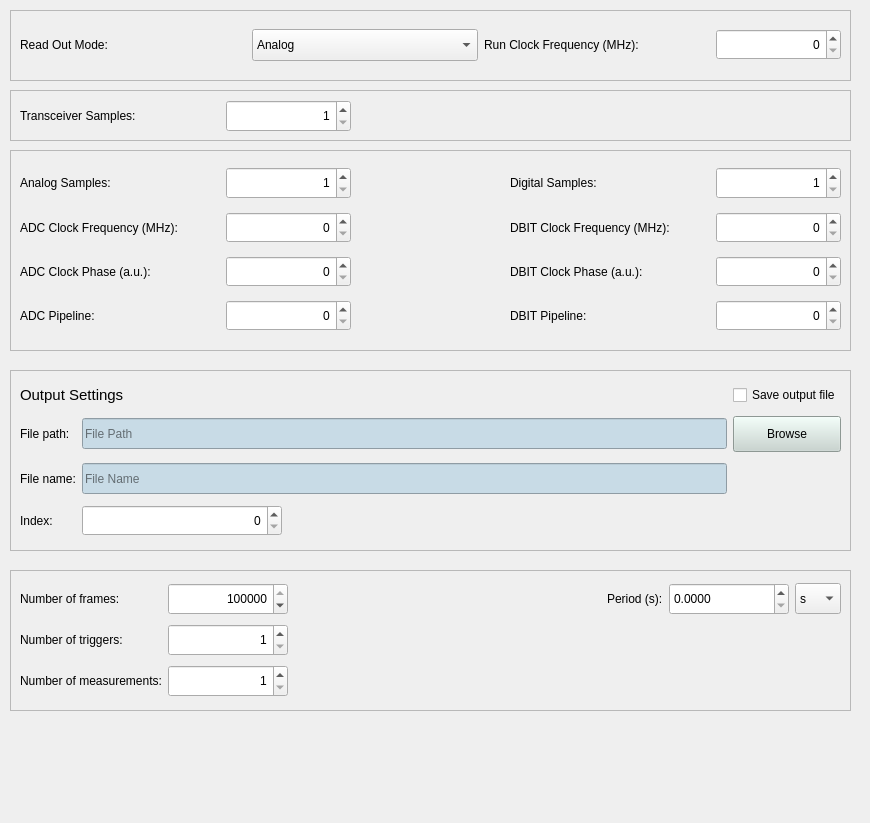
<?xml version="1.0" encoding="UTF-8"?>
<ui version="4.0">
 <class>Form</class>
 <widget class="QWidget" name="Form">
  <property name="geometry">
   <rect>
    <x>0</x>
    <y>0</y>
    <width>870</width>
    <height>823</height>
   </rect>
  </property>
  <property name="minimumSize">
   <size>
    <width>870</width>
    <height>800</height>
   </size>
  </property>
  <property name="windowTitle">
   <string>Form</string>
  </property>
  <widget class="QFrame" name="frame_20">
   <property name="geometry">
    <rect>
     <x>10</x>
     <y>10</y>
     <width>841</width>
     <height>71</height>
    </rect>
   </property>
   <property name="frameShape">
    <enum>QFrame::StyledPanel</enum>
   </property>
   <property name="frameShadow">
    <enum>QFrame::Sunken</enum>
   </property>
   <layout class="QGridLayout" name="gridLayout_19">
    <item row="1" column="5">
     <widget class="QSpinBox" name="spinBoxRunF">
      <property name="sizePolicy">
       <sizepolicy hsizetype="Preferred" vsizetype="Fixed">
        <horstretch>0</horstretch>
        <verstretch>0</verstretch>
       </sizepolicy>
      </property>
      <property name="minimumSize">
       <size>
        <width>125</width>
        <height>31</height>
       </size>
      </property>
      <property name="maximumSize">
       <size>
        <width>125</width>
        <height>31</height>
       </size>
      </property>
      <property name="alignment">
       <set>Qt::AlignRight|Qt::AlignTrailing|Qt::AlignVCenter</set>
      </property>
      <property name="buttonSymbols">
       <enum>QAbstractSpinBox::UpDownArrows</enum>
      </property>
      <property name="maximum">
       <number>1000</number>
      </property>
      <property name="value">
       <number>0</number>
      </property>
     </widget>
    </item>
    <item row="1" column="0">
     <widget class="QLabel" name="label_398">
      <property name="text">
       <string>Read Out Mode: </string>
      </property>
     </widget>
    </item>
    <item row="1" column="2">
     <widget class="QComboBox" name="comboBoxROMode">
      <property name="minimumSize">
       <size>
        <width>0</width>
        <height>32</height>
       </size>
      </property>
      <property name="maximumSize">
       <size>
        <width>16777215</width>
        <height>32</height>
       </size>
      </property>
      <item>
       <property name="text">
        <string>Analog</string>
       </property>
      </item>
      <item>
       <property name="text">
        <string>Digital</string>
       </property>
      </item>
      <item>
       <property name="text">
        <string>Analog and Digital</string>
       </property>
      </item>
      <item>
       <property name="text">
        <string>Transceiver</string>
       </property>
      </item>
      <item>
       <property name="text">
        <string>Digital and Transceiver</string>
       </property>
      </item>
     </widget>
    </item>
    <item row="1" column="4">
     <widget class="QLabel" name="label_70">
      <property name="text">
       <string>Run Clock Frequency (MHz):</string>
      </property>
     </widget>
    </item>
   </layout>
  </widget>
  <widget class="QFrame" name="frame_13">
   <property name="geometry">
    <rect>
     <x>10</x>
     <y>90</y>
     <width>841</width>
     <height>51</height>
    </rect>
   </property>
   <property name="frameShape">
    <enum>QFrame::StyledPanel</enum>
   </property>
   <property name="frameShadow">
    <enum>QFrame::Raised</enum>
   </property>
   <layout class="QGridLayout" name="gridLayout_24">
    <item row="0" column="1">
     <widget class="QSpinBox" name="spinBoxTransceiver">
      <property name="sizePolicy">
       <sizepolicy hsizetype="Preferred" vsizetype="Fixed">
        <horstretch>0</horstretch>
        <verstretch>0</verstretch>
       </sizepolicy>
      </property>
      <property name="minimumSize">
       <size>
        <width>125</width>
        <height>32</height>
       </size>
      </property>
      <property name="maximumSize">
       <size>
        <width>125</width>
        <height>32</height>
       </size>
      </property>
      <property name="alignment">
       <set>Qt::AlignRight|Qt::AlignTrailing|Qt::AlignVCenter</set>
      </property>
      <property name="minimum">
       <number>1</number>
      </property>
      <property name="maximum">
       <number>100000</number>
      </property>
     </widget>
    </item>
    <item row="0" column="2">
     <spacer name="horizontalSpacer_16">
      <property name="orientation">
       <enum>Qt::Horizontal</enum>
      </property>
      <property name="sizeHint" stdset="0">
       <size>
        <width>40</width>
        <height>20</height>
       </size>
      </property>
     </spacer>
    </item>
    <item row="0" column="0">
     <widget class="QLabel" name="labelTransceiver">
      <property name="minimumSize">
       <size>
        <width>200</width>
        <height>0</height>
       </size>
      </property>
      <property name="text">
       <string>Transceiver Samples:</string>
      </property>
     </widget>
    </item>
   </layout>
  </widget>
  <widget class="QFrame" name="frame_15">
   <property name="geometry">
    <rect>
     <x>10</x>
     <y>150</y>
     <width>841</width>
     <height>201</height>
    </rect>
   </property>
   <property name="frameShape">
    <enum>QFrame::StyledPanel</enum>
   </property>
   <property name="frameShadow">
    <enum>QFrame::Sunken</enum>
   </property>
   <layout class="QGridLayout" name="gridLayout_6">
    <item row="2" column="3">
     <widget class="QLabel" name="label_74">
      <property name="minimumSize">
       <size>
        <width>200</width>
        <height>0</height>
       </size>
      </property>
      <property name="text">
       <string>DBIT Clock Frequency (MHz):</string>
      </property>
     </widget>
    </item>
    <item row="2" column="0">
     <widget class="QLabel" name="label_71">
      <property name="sizePolicy">
       <sizepolicy hsizetype="Minimum" vsizetype="Preferred">
        <horstretch>0</horstretch>
        <verstretch>0</verstretch>
       </sizepolicy>
      </property>
      <property name="minimumSize">
       <size>
        <width>200</width>
        <height>0</height>
       </size>
      </property>
      <property name="text">
       <string>ADC Clock Frequency (MHz):</string>
      </property>
     </widget>
    </item>
    <item row="3" column="4">
     <widget class="QSpinBox" name="spinBoxDBITPhase">
      <property name="sizePolicy">
       <sizepolicy hsizetype="Preferred" vsizetype="Fixed">
        <horstretch>0</horstretch>
        <verstretch>0</verstretch>
       </sizepolicy>
      </property>
      <property name="minimumSize">
       <size>
        <width>125</width>
        <height>31</height>
       </size>
      </property>
      <property name="maximumSize">
       <size>
        <width>125</width>
        <height>31</height>
       </size>
      </property>
      <property name="alignment">
       <set>Qt::AlignRight|Qt::AlignTrailing|Qt::AlignVCenter</set>
      </property>
      <property name="maximum">
       <number>9999</number>
      </property>
     </widget>
    </item>
    <item row="4" column="3">
     <widget class="QLabel" name="label_76">
      <property name="text">
       <string>DBIT Pipeline:</string>
      </property>
     </widget>
    </item>
    <item row="2" column="1">
     <widget class="QSpinBox" name="spinBoxADCF">
      <property name="sizePolicy">
       <sizepolicy hsizetype="Preferred" vsizetype="Fixed">
        <horstretch>0</horstretch>
        <verstretch>0</verstretch>
       </sizepolicy>
      </property>
      <property name="minimumSize">
       <size>
        <width>125</width>
        <height>31</height>
       </size>
      </property>
      <property name="maximumSize">
       <size>
        <width>125</width>
        <height>31</height>
       </size>
      </property>
      <property name="alignment">
       <set>Qt::AlignRight|Qt::AlignTrailing|Qt::AlignVCenter</set>
      </property>
      <property name="maximum">
       <number>1000</number>
      </property>
     </widget>
    </item>
    <item row="4" column="1">
     <widget class="QSpinBox" name="spinBoxADCPipeline">
      <property name="sizePolicy">
       <sizepolicy hsizetype="Preferred" vsizetype="Fixed">
        <horstretch>0</horstretch>
        <verstretch>0</verstretch>
       </sizepolicy>
      </property>
      <property name="minimumSize">
       <size>
        <width>125</width>
        <height>31</height>
       </size>
      </property>
      <property name="maximumSize">
       <size>
        <width>125</width>
        <height>31</height>
       </size>
      </property>
      <property name="alignment">
       <set>Qt::AlignRight|Qt::AlignTrailing|Qt::AlignVCenter</set>
      </property>
     </widget>
    </item>
    <item row="4" column="0">
     <widget class="QLabel" name="label_73">
      <property name="text">
       <string>ADC Pipeline:</string>
      </property>
     </widget>
    </item>
    <item row="3" column="0">
     <widget class="QLabel" name="label_72">
      <property name="text">
       <string>ADC Clock Phase (a.u.):</string>
      </property>
     </widget>
    </item>
    <item row="3" column="3">
     <widget class="QLabel" name="label_75">
      <property name="text">
       <string>DBIT Clock Phase (a.u.):</string>
      </property>
     </widget>
    </item>
    <item row="2" column="2">
     <spacer name="horizontalSpacer">
      <property name="orientation">
       <enum>Qt::Horizontal</enum>
      </property>
      <property name="sizeType">
       <enum>QSizePolicy::Expanding</enum>
      </property>
      <property name="sizeHint" stdset="0">
       <size>
        <width>10</width>
        <height>20</height>
       </size>
      </property>
     </spacer>
    </item>
    <item row="2" column="4">
     <widget class="QSpinBox" name="spinBoxDBITF">
      <property name="sizePolicy">
       <sizepolicy hsizetype="Preferred" vsizetype="Fixed">
        <horstretch>0</horstretch>
        <verstretch>0</verstretch>
       </sizepolicy>
      </property>
      <property name="minimumSize">
       <size>
        <width>125</width>
        <height>31</height>
       </size>
      </property>
      <property name="maximumSize">
       <size>
        <width>125</width>
        <height>31</height>
       </size>
      </property>
      <property name="alignment">
       <set>Qt::AlignRight|Qt::AlignTrailing|Qt::AlignVCenter</set>
      </property>
      <property name="maximum">
       <number>1000</number>
      </property>
     </widget>
    </item>
    <item row="4" column="4">
     <widget class="QSpinBox" name="spinBoxDBITPipeline">
      <property name="sizePolicy">
       <sizepolicy hsizetype="Preferred" vsizetype="Fixed">
        <horstretch>0</horstretch>
        <verstretch>0</verstretch>
       </sizepolicy>
      </property>
      <property name="minimumSize">
       <size>
        <width>125</width>
        <height>31</height>
       </size>
      </property>
      <property name="maximumSize">
       <size>
        <width>125</width>
        <height>31</height>
       </size>
      </property>
      <property name="alignment">
       <set>Qt::AlignRight|Qt::AlignTrailing|Qt::AlignVCenter</set>
      </property>
     </widget>
    </item>
    <item row="3" column="1">
     <widget class="QSpinBox" name="spinBoxADCPhase">
      <property name="sizePolicy">
       <sizepolicy hsizetype="Preferred" vsizetype="Fixed">
        <horstretch>0</horstretch>
        <verstretch>0</verstretch>
       </sizepolicy>
      </property>
      <property name="minimumSize">
       <size>
        <width>125</width>
        <height>31</height>
       </size>
      </property>
      <property name="maximumSize">
       <size>
        <width>125</width>
        <height>31</height>
       </size>
      </property>
      <property name="alignment">
       <set>Qt::AlignRight|Qt::AlignTrailing|Qt::AlignVCenter</set>
      </property>
      <property name="maximum">
       <number>9999</number>
      </property>
     </widget>
    </item>
    <item row="0" column="0">
     <widget class="QLabel" name="labelAnalog">
      <property name="text">
       <string>Analog Samples:</string>
      </property>
     </widget>
    </item>
    <item row="0" column="1">
     <widget class="QSpinBox" name="spinBoxAnalog">
      <property name="sizePolicy">
       <sizepolicy hsizetype="Preferred" vsizetype="Fixed">
        <horstretch>0</horstretch>
        <verstretch>0</verstretch>
       </sizepolicy>
      </property>
      <property name="minimumSize">
       <size>
        <width>125</width>
        <height>32</height>
       </size>
      </property>
      <property name="maximumSize">
       <size>
        <width>125</width>
        <height>32</height>
       </size>
      </property>
      <property name="alignment">
       <set>Qt::AlignRight|Qt::AlignTrailing|Qt::AlignVCenter</set>
      </property>
      <property name="minimum">
       <number>1</number>
      </property>
      <property name="maximum">
       <number>100000</number>
      </property>
     </widget>
    </item>
    <item row="0" column="3">
     <widget class="QLabel" name="labelDigital">
      <property name="text">
       <string>Digital Samples:</string>
      </property>
     </widget>
    </item>
    <item row="0" column="4">
     <widget class="QSpinBox" name="spinBoxDigital">
      <property name="sizePolicy">
       <sizepolicy hsizetype="Preferred" vsizetype="Fixed">
        <horstretch>0</horstretch>
        <verstretch>0</verstretch>
       </sizepolicy>
      </property>
      <property name="minimumSize">
       <size>
        <width>125</width>
        <height>32</height>
       </size>
      </property>
      <property name="maximumSize">
       <size>
        <width>125</width>
        <height>32</height>
       </size>
      </property>
      <property name="alignment">
       <set>Qt::AlignRight|Qt::AlignTrailing|Qt::AlignVCenter</set>
      </property>
      <property name="minimum">
       <number>1</number>
      </property>
      <property name="maximum">
       <number>100000</number>
      </property>
      <property name="value">
       <number>1</number>
      </property>
     </widget>
    </item>
   </layout>
  </widget>
  <widget class="QFrame" name="frame_11">
   <property name="geometry">
    <rect>
     <x>10</x>
     <y>370</y>
     <width>841</width>
     <height>181</height>
    </rect>
   </property>
   <property name="frameShape">
    <enum>QFrame::StyledPanel</enum>
   </property>
   <property name="frameShadow">
    <enum>QFrame::Sunken</enum>
   </property>
   <layout class="QGridLayout" name="gridLayout_15">
    <item row="0" column="0" colspan="2">
     <widget class="QLabel" name="label_127">
      <property name="font">
       <font>
        <pointsize>11</pointsize>
       </font>
      </property>
      <property name="frameShadow">
       <enum>QFrame::Sunken</enum>
      </property>
      <property name="lineWidth">
       <number>1</number>
      </property>
      <property name="text">
       <string>Output Settings</string>
      </property>
     </widget>
    </item>
    <item row="2" column="0">
     <widget class="QLabel" name="label_129">
      <property name="text">
       <string>File name:</string>
      </property>
     </widget>
    </item>
    <item row="2" column="1">
     <widget class="QLineEdit" name="lineEditFileName">
      <property name="minimumSize">
       <size>
        <width>0</width>
        <height>31</height>
       </size>
      </property>
      <property name="maximumSize">
       <size>
        <width>16777215</width>
        <height>31</height>
       </size>
      </property>
      <property name="styleSheet">
       <string notr="true">background-color: rgb(200, 219, 230);</string>
      </property>
      <property name="placeholderText">
       <string>File Name</string>
      </property>
     </widget>
    </item>
    <item row="4" column="0">
     <widget class="QLabel" name="label_131">
      <property name="text">
       <string>Index:</string>
      </property>
     </widget>
    </item>
    <item row="4" column="1">
     <widget class="QSpinBox" name="spinBoxAcquisitionIndex">
      <property name="minimumSize">
       <size>
        <width>0</width>
        <height>31</height>
       </size>
      </property>
      <property name="maximumSize">
       <size>
        <width>200</width>
        <height>31</height>
       </size>
      </property>
      <property name="alignment">
       <set>Qt::AlignRight|Qt::AlignTrailing|Qt::AlignVCenter</set>
      </property>
      <property name="maximum">
       <number>999999999</number>
      </property>
     </widget>
    </item>
    <item row="0" column="2">
     <widget class="QCheckBox" name="checkBoxFileWrite">
      <property name="text">
       <string>Save output file</string>
      </property>
     </widget>
    </item>
    <item row="1" column="2">
     <widget class="QPushButton" name="pushButtonFilePath">
      <property name="minimumSize">
       <size>
        <width>0</width>
        <height>36</height>
       </size>
      </property>
      <property name="styleSheet">
       <string notr="true">background-color: rgb(199, 213, 207);</string>
      </property>
      <property name="text">
       <string>Browse</string>
      </property>
     </widget>
    </item>
    <item row="1" column="1">
     <widget class="QLineEdit" name="lineEditFilePath">
      <property name="minimumSize">
       <size>
        <width>0</width>
        <height>31</height>
       </size>
      </property>
      <property name="maximumSize">
       <size>
        <width>16777215</width>
        <height>31</height>
       </size>
      </property>
      <property name="styleSheet">
       <string notr="true">background-color: rgb(200, 219, 230);</string>
      </property>
      <property name="placeholderText">
       <string>File Path</string>
      </property>
     </widget>
    </item>
    <item row="1" column="0">
     <widget class="QLabel" name="label_130">
      <property name="text">
       <string>File path:</string>
      </property>
     </widget>
    </item>
   </layout>
  </widget>
  <widget class="QFrame" name="frame_53">
   <property name="geometry">
    <rect>
     <x>10</x>
     <y>570</y>
     <width>841</width>
     <height>141</height>
    </rect>
   </property>
   <property name="sizePolicy">
    <sizepolicy hsizetype="Fixed" vsizetype="Preferred">
     <horstretch>0</horstretch>
     <verstretch>0</verstretch>
    </sizepolicy>
   </property>
   <property name="frameShape">
    <enum>QFrame::StyledPanel</enum>
   </property>
   <property name="frameShadow">
    <enum>QFrame::Sunken</enum>
   </property>
   <layout class="QGridLayout" name="gridLayout_3">
    <item row="0" column="0">
     <widget class="QLabel" name="label">
      <property name="text">
       <string>Number of frames:</string>
      </property>
     </widget>
    </item>
    <item row="0" column="1">
     <widget class="QSpinBox" name="spinBoxFrames">
      <property name="sizePolicy">
       <sizepolicy hsizetype="Fixed" vsizetype="Fixed">
        <horstretch>0</horstretch>
        <verstretch>0</verstretch>
       </sizepolicy>
      </property>
      <property name="minimumSize">
       <size>
        <width>120</width>
        <height>32</height>
       </size>
      </property>
      <property name="maximumSize">
       <size>
        <width>16777215</width>
        <height>32</height>
       </size>
      </property>
      <property name="alignment">
       <set>Qt::AlignRight|Qt::AlignTrailing|Qt::AlignVCenter</set>
      </property>
      <property name="minimum">
       <number>1</number>
      </property>
      <property name="maximum">
       <number>999999999</number>
      </property>
      <property name="value">
       <number>999999999</number>
      </property>
     </widget>
    </item>
    <item row="0" column="2">
     <spacer name="horizontalSpacer_4">
      <property name="sizePolicy">
       <sizepolicy hsizetype="Minimum" vsizetype="Minimum">
        <horstretch>0</horstretch>
        <verstretch>0</verstretch>
       </sizepolicy>
      </property>
      <property name="orientation">
       <enum>Qt::Horizontal</enum>
      </property>
      <property name="sizeHint" stdset="0">
       <size>
        <width>40</width>
        <height>20</height>
       </size>
      </property>
     </spacer>
    </item>
    <item row="0" column="3">
     <widget class="QLabel" name="label_392">
      <property name="text">
       <string>Period (s):</string>
      </property>
     </widget>
    </item>
    <item row="0" column="4">
     <widget class="QDoubleSpinBox" name="spinBoxPeriod">
      <property name="sizePolicy">
       <sizepolicy hsizetype="Fixed" vsizetype="Fixed">
        <horstretch>0</horstretch>
        <verstretch>0</verstretch>
       </sizepolicy>
      </property>
      <property name="minimumSize">
       <size>
        <width>120</width>
        <height>32</height>
       </size>
      </property>
      <property name="maximumSize">
       <size>
        <width>150</width>
        <height>32</height>
       </size>
      </property>
      <property name="decimals">
       <number>4</number>
      </property>
      <property name="maximum">
       <double>99999.990000000005239</double>
      </property>
     </widget>
    </item>
    <item row="0" column="5">
     <widget class="QComboBox" name="comboBoxPeriod">
      <property name="minimumSize">
       <size>
        <width>0</width>
        <height>31</height>
       </size>
      </property>
      <item>
       <property name="text">
        <string>s</string>
       </property>
      </item>
      <item>
       <property name="text">
        <string>ms</string>
       </property>
      </item>
      <item>
       <property name="text">
        <string>μs</string>
       </property>
      </item>
      <item>
       <property name="text">
        <string>ns</string>
       </property>
      </item>
     </widget>
    </item>
    <item row="1" column="0">
     <widget class="QLabel" name="label_393">
      <property name="minimumSize">
       <size>
        <width>0</width>
        <height>0</height>
       </size>
      </property>
      <property name="text">
       <string>Number of triggers:</string>
      </property>
     </widget>
    </item>
    <item row="1" column="1">
     <widget class="QSpinBox" name="spinBoxTriggers">
      <property name="sizePolicy">
       <sizepolicy hsizetype="Fixed" vsizetype="Fixed">
        <horstretch>0</horstretch>
        <verstretch>0</verstretch>
       </sizepolicy>
      </property>
      <property name="minimumSize">
       <size>
        <width>120</width>
        <height>32</height>
       </size>
      </property>
      <property name="maximumSize">
       <size>
        <width>16777215</width>
        <height>32</height>
       </size>
      </property>
      <property name="alignment">
       <set>Qt::AlignRight|Qt::AlignTrailing|Qt::AlignVCenter</set>
      </property>
      <property name="minimum">
       <number>1</number>
      </property>
      <property name="maximum">
       <number>999999999</number>
      </property>
     </widget>
    </item>
    <item row="2" column="0">
     <widget class="QLabel" name="label_132">
      <property name="text">
       <string>Number of measurements:</string>
      </property>
     </widget>
    </item>
    <item row="2" column="1">
     <widget class="QSpinBox" name="spinBoxMeasurements">
      <property name="minimumSize">
       <size>
        <width>120</width>
        <height>32</height>
       </size>
      </property>
      <property name="maximumSize">
       <size>
        <width>16777215</width>
        <height>32</height>
       </size>
      </property>
      <property name="alignment">
       <set>Qt::AlignRight|Qt::AlignTrailing|Qt::AlignVCenter</set>
      </property>
      <property name="minimum">
       <number>1</number>
      </property>
      <property name="maximum">
       <number>999999999</number>
      </property>
     </widget>
    </item>
   </layout>
  </widget>
 </widget>
 <resources/>
 <connections/>
</ui>
